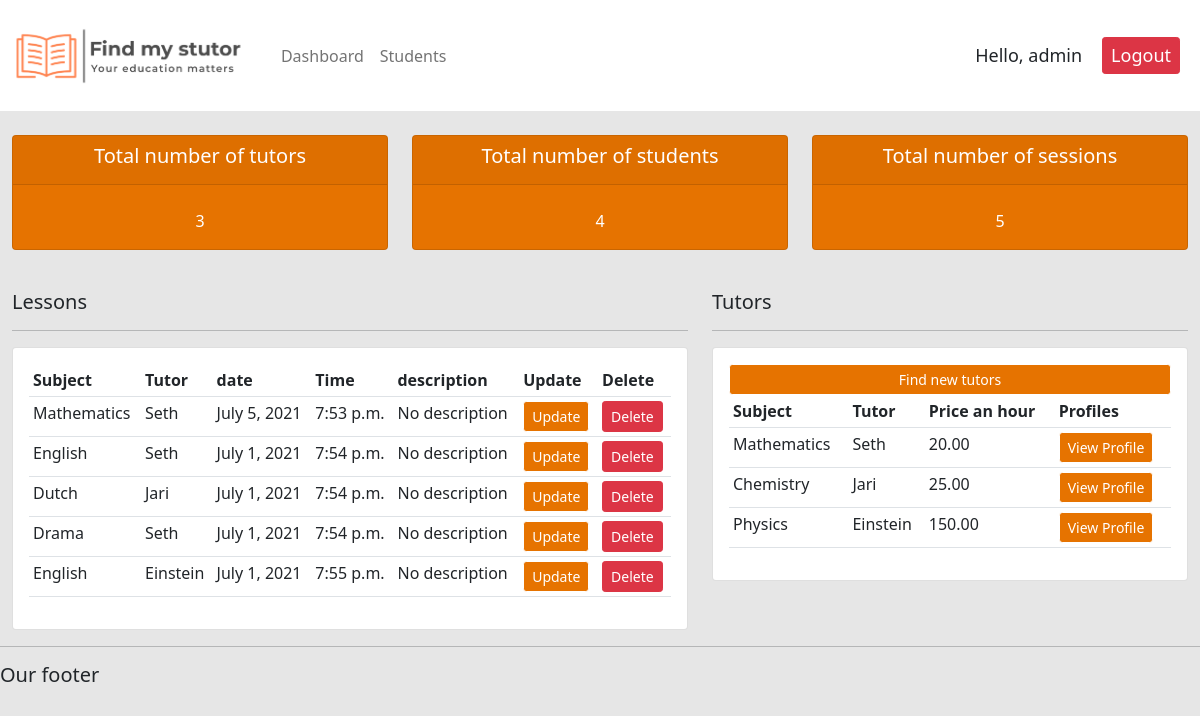
The app's page / (signed in) with its own data.
### stutor/models.py (models this page shows, shortened)
class session(models.Model):
    date = models.DateField(default=datetime.now)
    time = models.TimeField(auto_now=False, auto_now_add=False)
    student = models.ForeignKey(student, null=True, on_delete=models.SET_NULL)
    subject = models.ForeignKey(subject, on_delete=models.SET_NULL, null=True)
    tutor = models.ForeignKey(tutor, null=True, on_delete=models.SET_NULL)
    notes = models.FileField(null=True, blank=True, default="No notes")
    description = models.CharField(max_length=300, null=True, blank=True, default="No description")
    price_an_hour = MoneyField(decimal_places=2, default=0, default_currency='EUR', max_digits=11, null=True)
    current_status = models.ForeignKey(status, on_delete=models.SET_NULL, null=True)

class subject(models.Model):
    subject = models.CharField(max_length=300)
    def __str__(self):
        return self.subject

class tutor(models.Model):
    user = models.OneToOneField(User, null=True, on_delete=models.CASCADE) #one to one, 1 tutor per user, en 1 user per tutor
    name = models.CharField(max_length=200, null=True)
    surname = models.CharField(max_length=200, null=True)
    age = models.PositiveSmallIntegerField(null=True)
    phone_number = PhoneNumberField(null=True, blank =True)
    email = models.EmailField(null=True)
    bank_account = models.CharField(max_length=20, null=True)
    date_created = models.DateTimeField(auto_now_add=True, null=True, blank=True)
    education_level = models.ForeignKey(education_level, on_delete=models.SET_NULL, null=True)
    subject = models.ForeignKey(subject, on_delete=models.SET_NULL, null=True)
    price_an_hour = MoneyField(decimal_places=2, default=0, default_currency='EUR', max_digits=11, null=True)
    def __str__(self):
        return self.name

### stutor/decorators.py (the view)
    def wrapper_function(request, *args, **kwargs):
        group = None
        if request.user.groups.exists():
            group = request.user.groups.all()[0].name
        if group == 'student':
            return redirect('student')
        if group == 'admin':
            return view_func(request, *args, **kwargs)
        else:
            return HttpResponse('You are not authorized to view this page')

### stutor/views.py (called while the page is built)
@login_required(login_url='login')
@admin_only
def home(request):
    ses = session.objects.all()
    tut = tutor.objects.all()
    stu = student.objects.all()
    total_tutors = tut.count()
    total_students = stu.count()
    total_sessions = ses.count()
    return render(request, 'stutor/dashboard.html', {'ses': ses, 'tut': tut, 'stu': stu, 'total_tutors': total_tutors, 'total_students': total_students, 'total_sessions': total_sessions})
    return render(request, 'stutor/status.html', {'ses': ses, 'tut': tut, 'stu': stu, 'total_tutors': total_tutors, 'total_students': total_students,'total_sessions': total_sessions})

### stutor/templates/stutor/dashboard.html (shortened to what this page needs)
{% extends 'stutor/main.html'%}
{% block content %}
{% include 'stutor/status.html' %}
<br>
<div class="row">
  <div class="col-md-7">
    <h5>Lessons</h5>
    <hr>
    <div class="card card-body">
      <table class="table table-sm">
        <tr>
          <th>Subject</th>
          <th>Tutor</th>
          <th>date</th>
          <th>Time</th>
          <th>description</th>
          <th>Update</th>
          <th>Delete</th>
        </tr>
         {% for i in ses %}
          <tr>
            <td>{{i.subject}}</td>
            <td>{{i.tutor}}</td>
            <td>{{i.date}}</td>
            <td>{{i.time}}</td>
            <td>{{i.description}}</td>
            <td> <a class="btn btn-primary  btn-sm btn-block" href="{% url 'update_session' i.id %}">Update</a> </td>
            <td> <a class="btn btn-danger  btn-sm btn-block" href="{% url 'delete_session' i.id %}">Delete</a> </td>
          </tr>
        {% endfor %}
      </table>
    </div>
  </div>
  <div class="col-md-5">
    <h5>Tutors</h5>
    <hr>
    <div class="card card-body">
      <a class="btn btn-primary  btn-sm btn-block" href="">Find new tutors</a>
      <table class="table table-sm">
        <tr>
          <th>Subject</th>
          <th>Tutor</th>
          <th>Price an hour</th>
          <th>Profiles</th>
        </tr>
        {% for i in tut %}
          <tr>
            <td>{{i.subject}}</td>
            <td>{{i.name}}</td>
            <td>{{i.price_an_hour}}</td>
            <td> <a class="btn btn-primary  btn-sm btn-block" href="{% url 'tutor' i.id %}">View Profile</a> </td>
          </tr>
        {% endfor %}
      </table>
    </div>
  </div>
</div>
{% endblock%}

### stutor/templates/stutor/main.html (shortened to what this page needs)
<!DOCTYPE html>
{% load static %}
<html lang="en">
<head>
   <link href="https://cdn.jsdelivr.net/npm/bootstrap@5.0.1/dist/css/bootstrap.min.css" rel="stylesheet">
  <link rel="stylesheet" type="text/css" href="{% static '/CSS/main.css' %}">
</head>
<body>
{% include 'stutor/navbar.html' %}
    <div class="container-fluid">
    {% block content %}
    {% endblock %}
    </div>
    <hr>
    <h5>Our footer</h5>
</body>
</html>

### stutor/templates/stutor/navbar.html (shortened to what this page needs)
{% load static %}
<nav class="navbar navbar-expand-lg navbar-light" style="background-color: #ffffff;">
  <a class="navbar-brand" href="#"> <img src="{% static 'images/logo.png' %}" style="height:85px;" > </a>
  <div class="collapse navbar-collapse" id="navbarNav">
    <ul class="navbar-nav">
      {% if request.user.is_staff %}
      <li class="nav-item active">
        <a class="nav-link" href="{% url 'home' %}">Dashboard</a>
      </li>
      <li class="nav-item">
        <a class="nav-link" href="{% url 'student' %}">Students</a>
      </li>
      {% endif %}
    </ul>
  </div>
  <span class="hello-msg">Hello, {{request.user}}</span>
  <span> <a class="btn btn-danger  btn-sm btn-block hello-msg" href="{% url 'logout' %}">Logout</a> </span>
</nav>

### stutor/templates/stutor/status.html (shortened to what this page needs)
<br>
<div class="row">
  <div class="col">
    <div class="col-md">
      <div class="card text-center text-white mb-3" id="number-of-sessions-in-last-month">
        <div class="card-header">
          <h5 class="card-title">Total number of tutors</h5>
        </div>
        <div class="card-body">
          {{total_tutors}}
        </div>
      </div>
    </div>
  </div>
  <div class="col">
    <div class="col-md">
      <div class="card text-center text-white mb-3" id="number-of-sessions-in-last-year">
        <div class="card-header">
          <h5 class="card-title">Total number of students</h5>
        </div>
        <div class="card-body">
          {{total_students}}
        </div>
      </div>
    </div>
  </div>
  <div class="col">
    <div class="col-md">
      <div class="card text-center text-white mb-3" id="time-saved-studying">
        <div class="card-header">
          <h5 class="card-title">Total number of sessions</h5>
        </div>
        <div class="card-body">
            {{total_sessions}}
        </div>
      </div>
    </div>
  </div>
</div>

### static/CSS/main.css (style rules this page uses)
body { background-color: #e6e6e6 }
#number-of-sessions-in-last-month { background-color: #e67300 }
#number-of-sessions-in-last-year { background-color: #e67300 }
#time-saved-studying { background-color: #e67300 }

### stutor/templates/stutor/navbar.html (style rules this page uses)
.hello-msg { font-size: 18px; margin-right: 20px; }

### stutor/templates/stutor/dashboard.html (style rules this page uses)
.btn-primary { color: #ffffff; background-color: #e67300; border-color: #ffffff; }

### records on screen
session: subject "Mathematics", tutor "Seth", date "July 5, 2021", time "7:53 p.m.", description "No description"
session: subject "English", tutor "Seth", date "July 1, 2021", time "7:54 p.m.", description "No description"
session: subject "Dutch", tutor "Jari", date "July 1, 2021", time "7:54 p.m.", description "No description"
session: subject "Drama", tutor "Seth", date "July 1, 2021", time "7:54 p.m.", description "No description"
session: subject "English", tutor "Einstein", date "July 1, 2021", time "7:55 p.m.", description "No description"
tutor: subject "Mathematics", name "Seth", price_an_hour "20.00"
tutor: subject "Chemistry", name "Jari", price_an_hour "25.00"
tutor: subject "Physics", name "Einstein", price_an_hour "150.00"

### other values on screen
{{ request.user }} "admin"
{{ total_tutors }} "3"
{{ total_students }} "4"
{{ total_sessions }} "5"
